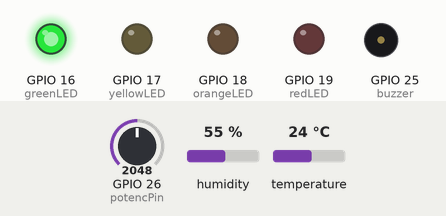
This sketch was run on a simulated ESP32. On the bench: output pins drawn as LEDs (lit = HIGH), buzzer (waves = sounding, pin HIGH). The test bench sets the inputs (shaded band); at power-on: GPIO 26 (potencPin) = 2048, humidity 55 %, temperature 24 °C. What the sketch prints to the serial monitor is not drawn.

Above: at 0.1 s.
Timing chart, 0 to 1.6 s (numbered marks = the images above):
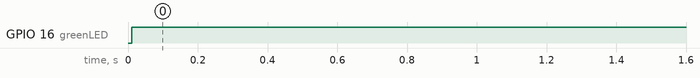

The sketch:

sketch.ino
```cpp
#include "DHTesp.h"

DHTesp dhtSensor;

int DHT_PIN = 21;
int greenLED = 16;
int yellowLED = 17;
int orangeLED = 18;
int redLED = 19;
int potencPin = 26;
int buzzer = 25;

int pwm = 0;
int valorpot= 0;

void setup() {
  Serial.begin(115200);
  dhtSensor.setup(DHT_PIN, DHTesp::DHT22);
  pinMode(potencPin, INPUT);
  pinMode(greenLED, OUTPUT);
  pinMode(yellowLED, OUTPUT);
  pinMode(orangeLED, OUTPUT);
  pinMode(redLED, OUTPUT );
  pinMode(buzzer, OUTPUT);

}

void loop() {
  TempAndHumidity  data = dhtSensor.getTempAndHumidity();
  float temp = data.temperature;
  float humi = data.humidity;
  Serial.print("Temp: ");
  Serial.print(temp);
  Serial.println(" °C");
  Serial.print("Humidity: ");
  Serial.print(humi);
  Serial.println(" %");

  valorpot = analogRead(potencPin);//Efetua a leitura do pino analógico A5
  pwm = map(valorpot, 0, 1023, 0, 255);//Função map() para converter a escala de 0 a 1023 para a escala de 0 a 255
  Serial.print(pwm/10);
  Serial.println(" km/h");
  Serial.println("---");
  if(temp > 40 && humi < 12 ){
    digitalWrite(redLED, HIGH);
    digitalWrite(orangeLED, LOW);
    digitalWrite(yellowLED, LOW);
    digitalWrite(greenLED, LOW);
    digitalWrite(buzzer, HIGH);

  }else if(temp > 35 && humi <= 20){
    digitalWrite(redLED, LOW);
    digitalWrite(orangeLED, HIGH);
    digitalWrite(yellowLED, LOW);
    digitalWrite(greenLED, LOW);
    digitalWrite(buzzer, LOW);

  }else if (temp > 30 && humi <= 30 ){
    digitalWrite(redLED, LOW);
    digitalWrite(orangeLED, LOW);
    digitalWrite(yellowLED, HIGH);
    digitalWrite(greenLED, LOW);
    digitalWrite(buzzer, LOW);

  }else{
    digitalWrite(redLED, LOW);
    digitalWrite(orangeLED, LOW);
    digitalWrite(yellowLED, LOW);
    digitalWrite(greenLED, HIGH);
    digitalWrite(buzzer, LOW);
  }

  delay(1500);


}

//Acima de 30 °C: risco moderado a alto.
//Acima de 35 °C: risco alto a muito alto.
//Acima de 40 °C: risco extremo, especialmente se acompanhado de vento e baixa umidade.
//Humidade Relativa do Ar
//Entre 30% e 20%: risco moderado a alto.
//Entre 20% e 12%: risco muito alto.
//Abaixo de 12%: risco extremo — as condições favorecem ignição e propagação rápida do fogo.
```

Measured:
- by itself, GPIO 16 (greenLED): LOW → HIGH at 0.01 s
